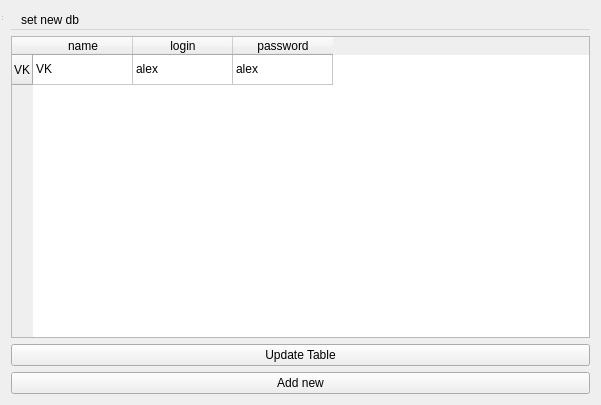
<?xml version="1.0" encoding="UTF-8"?>
<ui version="4.0">
 <class>LoginForm</class>
 <widget class="QWidget" name="LoginForm">
  <property name="geometry">
   <rect>
    <x>0</x>
    <y>0</y>
    <width>601</width>
    <height>405</height>
   </rect>
  </property>
  <property name="windowTitle">
   <string>MainWindow</string>
  </property>
  <layout class="QGridLayout" name="gridLayout_3">
   <item row="0" column="0">
    <widget class="QMenuBar" name="menubar">
     <widget class="QMenu" name="menuset_new_db">
      <property name="title">
       <string>set new db</string>
      </property>
      <addaction name="actionadd_path"/>
     </widget>
     <addaction name="menuset_new_db"/>
    </widget>
   </item>
   <item row="1" column="0">
    <layout class="QGridLayout" name="gridLayout_2">
     <item row="0" column="0">
      <layout class="QGridLayout" name="gridLayout">
       <item row="2" column="0">
        <widget class="QTableWidget" name="tableWidget">
         <row>
          <property name="text">
           <string>VK</string>
          </property>
         </row>
         <column>
          <property name="text">
           <string>name</string>
          </property>
         </column>
         <column>
          <property name="text">
           <string>login</string>
          </property>
         </column>
         <column>
          <property name="text">
           <string>password</string>
          </property>
         </column>
         <item row="0" column="0">
          <property name="text">
           <string>VK</string>
          </property>
         </item>
         <item row="0" column="1">
          <property name="text">
           <string>alex</string>
          </property>
         </item>
         <item row="0" column="2">
          <property name="text">
           <string>alex</string>
          </property>
         </item>
        </widget>
       </item>
       <item row="3" column="0">
        <widget class="QPushButton" name="pushButton">
         <property name="text">
          <string>Update Table</string>
         </property>
        </widget>
       </item>
      </layout>
     </item>
     <item row="1" column="0">
      <widget class="QPushButton" name="add_button">
       <property name="text">
        <string>Add new</string>
       </property>
      </widget>
     </item>
    </layout>
   </item>
  </layout>
  <widget class="QStatusBar" name="statusbar">
   <property name="geometry">
    <rect>
     <x>0</x>
     <y>0</y>
     <width>3</width>
     <height>22</height>
    </rect>
   </property>
  </widget>
  <action name="actionadd_path">
   <property name="text">
    <string>add path</string>
   </property>
  </action>
 </widget>
 <resources/>
 <connections/>
</ui>
